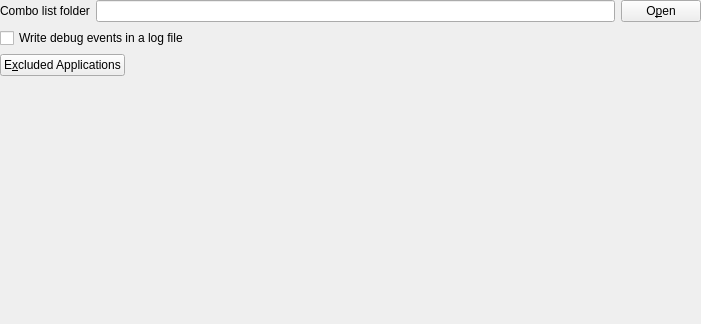
<?xml version="1.0" encoding="UTF-8"?>
<ui version="4.0">
 <class>PrefPaneAdvanced</class>
 <widget class="QFrame" name="PrefPaneAdvanced">
  <property name="geometry">
   <rect>
    <x>0</x>
    <y>0</y>
    <width>701</width>
    <height>324</height>
   </rect>
  </property>
  <property name="windowTitle">
   <string notr="true"/>
  </property>
  <layout class="QVBoxLayout" name="verticalLayout">
   <property name="leftMargin">
    <number>0</number>
   </property>
   <property name="topMargin">
    <number>0</number>
   </property>
   <property name="rightMargin">
    <number>0</number>
   </property>
   <property name="bottomMargin">
    <number>0</number>
   </property>
   <item>
    <layout class="QHBoxLayout" name="layoutComboListFolder">
     <item>
      <widget class="QLabel" name="labelComboListFolder">
       <property name="text">
        <string>Combo list folder</string>
       </property>
      </widget>
     </item>
     <item>
      <widget class="QLineEdit" name="editComboListFolder">
       <property name="readOnly">
        <bool>true</bool>
       </property>
      </widget>
     </item>
     <item>
      <widget class="QPushButton" name="buttonOpenComboListFolder">
       <property name="text">
        <string>O&amp;pen</string>
       </property>
      </widget>
     </item>
    </layout>
   </item>
   <item>
    <widget class="QCheckBox" name="checkWriteDebugLogFile">
     <property name="text">
      <string>Write debug events in a log file</string>
     </property>
    </widget>
   </item>
   <item>
    <layout class="QHBoxLayout" name="layoutExcludedApplications">
     <item>
      <widget class="QPushButton" name="buttonExcludedApplications">
       <property name="text">
        <string>E&amp;xcluded Applications</string>
       </property>
      </widget>
     </item>
     <item>
      <spacer name="horizontalSpacer">
       <property name="orientation">
        <enum>Qt::Horizontal</enum>
       </property>
       <property name="sizeType">
        <enum>QSizePolicy::Expanding</enum>
       </property>
       <property name="sizeHint" stdset="0">
        <size>
         <width>0</width>
         <height>10</height>
        </size>
       </property>
      </spacer>
     </item>
    </layout>
   </item>
   <item>
    <spacer name="verticalSpacer">
     <property name="orientation">
      <enum>Qt::Vertical</enum>
     </property>
     <property name="sizeHint" stdset="0">
      <size>
       <width>20</width>
       <height>0</height>
      </size>
     </property>
    </spacer>
   </item>
  </layout>
 </widget>
 <resources/>
 <connections/>
</ui>
